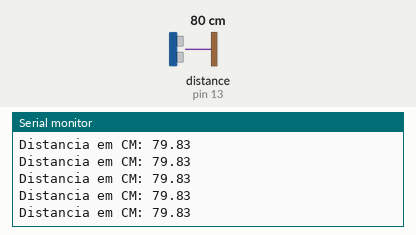
Simulated run of this sketch. Board: Arduino Uno, built with avr-gcc and run on an emulated ATmega328P. On the bench: the last lines printed to the serial monitor. Wiring (inferred from the names in the program): ultrasonic range finder: trigger pin 12; echo pin 13. The inputs (shaded band) are chosen by the test bench; at power-on: distance to the obstacle (sensor on pin 13) 80 cm. The echo pulse lasts 58.3 µs per cm.

Above: at 1.2 s.
1.3 s: distance to the obstacle (sensor on pin 13) set to 2 cm
At 2.1 s:
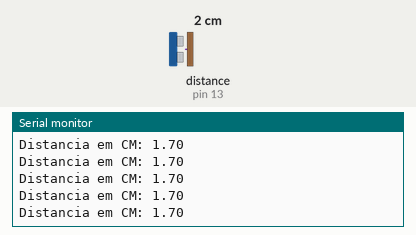
4.3 s: distance to the obstacle (sensor on pin 13) set to 18 cm
At 5.2 s:
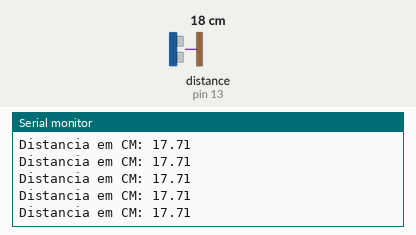
7.3 s: distance to the obstacle (sensor on pin 13) set to 299 cm
At 8.0 s:
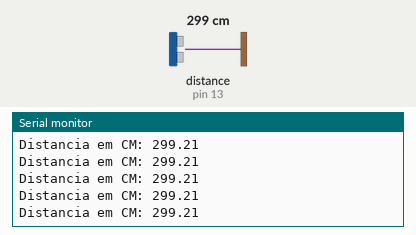
10.3 s: distance to the obstacle (sensor on pin 13) set to 4 cm
At 11.3 s:
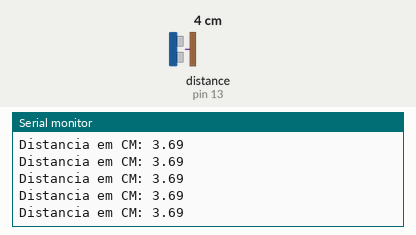
16.3 s: distance to the obstacle (sensor on pin 13) set to 35 cm
At 16.9 s:
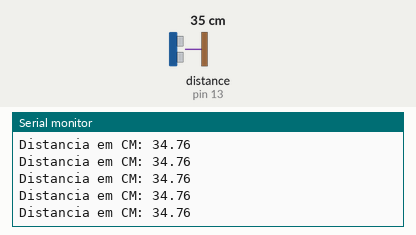
Timing chart, 0 to 19.3 s (numbered marks = the images above; inputs shaded):
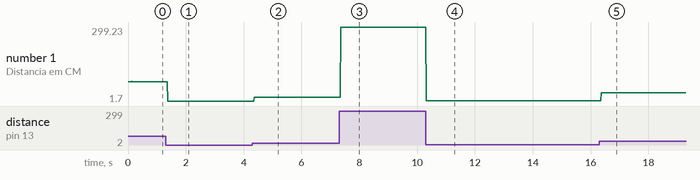

Measured:
- after the input at 1.3 s, the serial monitor: prints a new line after 0.08 s (image 1)
- after the input at 4.3 s, the serial monitor: prints a new line after 0.07 s (image 2)
- after the input at 7.3 s, the serial monitor: prints a new line after 0.06 s (image 3)
- after the input at 10.3 s, the serial monitor: prints a new line at once (image 4)
- after the input at 16.3 s, the serial monitor: prints a new line after 0.07 s (image 5)
- plotted number 1: 79.83 → 1.7 after the input at 1.3 s, 1.7 → 17.71 after the input at 4.3 s, 17.71 → 299.21 after the input at 7.3 s, 299.21 → 3.69 after the input at 10.3 s, 3.69 → 34.76 after the input at 16.3 s

The sketch:

ultrasonico.ino
```cpp
// Izael Effemberg da Costa

// Tutorial: http://www.youtube.com/watch?v=lINWrI3DPYw
// Tutorial 2: http://ferpinheiro.wordpress.com/2011/04/29/meu-primeiro-projeto-arduino-sensor-ultrasonico-hc-sr04/

#include <Ultrasonic.h>
#define echoPin 13
#define trigPin 12

// funcão do ultrasonic nos pinos 12 e 13
Ultrasonic ultrasonic(12,13);

void setup()
{
  Serial.begin(9600); //inicia a porta serial
  pinMode(echoPin, INPUT); // seta pino como entrada
  pinMode(trigPin, OUTPUT); // seta pino saída
}


void loop()
{
  float tempo, distancia;

  //seta o pino 12 com um pulso baixo "LOW" ou desligado ou ainda 0
  digitalWrite(trigPin, LOW);
  // delay de 2 microssegundos
  delayMicroseconds(2);

  //seta o pino 12 com pulso alto "HIGH" ou ligado ou ainda 1
  digitalWrite(trigPin, HIGH);
  // delay de 10 microssegundos
  delayMicroseconds(10);
  //seta o pino 12 com pulso baixo novamente
  digitalWrite(trigPin, LOW);

  /*
  O sinal de retorno é captado, permitindo-se deduzir a distância do objeto ao sensor tomando o tempo de trânsito do sinal.
  A velocidade do sinal ultrasônico é de aproximadamente 340 m/s, assim, se o sensor estiver a uma distância "d" do objeto,
  o sinal percorrerá uma distância equivalente a 2 vezes "d" para sair e retornar ao sensor.
  */

  tempo = pulseIn(echoPin, HIGH);
  distancia = (tempo/2)/29.1; // transformação da distância em CM

  Serial.print("Distancia em CM: ");
  Serial.println(distancia);
  delay(10);
}
```
